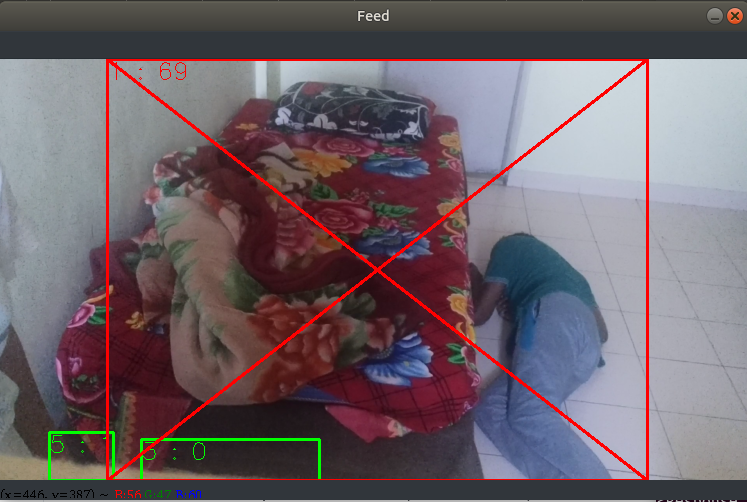
#> input picture images/fall.png, 747 x 502 px, given in place of queda.mp4, which was not available
$ python new.py
#> lines starting #> are read from the running program, lines starting #| are printed output that depends on the picture; after the words box and inside, x2 and y2 are one past the last pixel; in counts of white or black regions, pixels touching at a corner belong together; pictures that were not available may be replaced by others from this repository, and a replacement may not be noted
#Based on Zed code - Person Fall detection using raspberry pi camera and opencv lib. Link: https://www.youtube.com/watch?v=eXMYZedp0Uo

import cv2
import time

fitToEllipse = False
cap = cv2.VideoCapture('queda.mp4')
time.sleep(2)

fgbg = cv2.createBackgroundSubtractorMOG2()
j = 0

while(1):
    ret, frame = cap.read()
#> frame is the input picture: shape (502, 747, 3); mean B, G, R 105.3, 98.6, 111.2

    #Convert each frame to gray scale and subtract the background
    try:
        gray = cv2.cvtColor(frame, cv2.COLOR_BGR2GRAY)
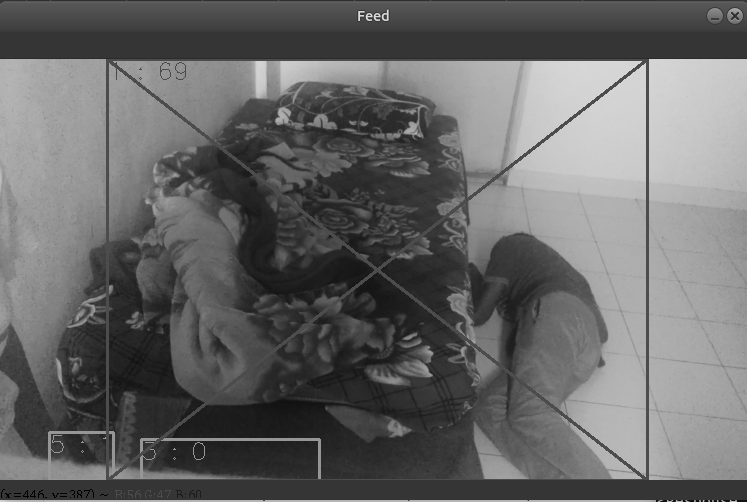
#> gray: shape (502, 747); min 0, max 219, mean 103.1
        fgmask = fgbg.apply(gray)
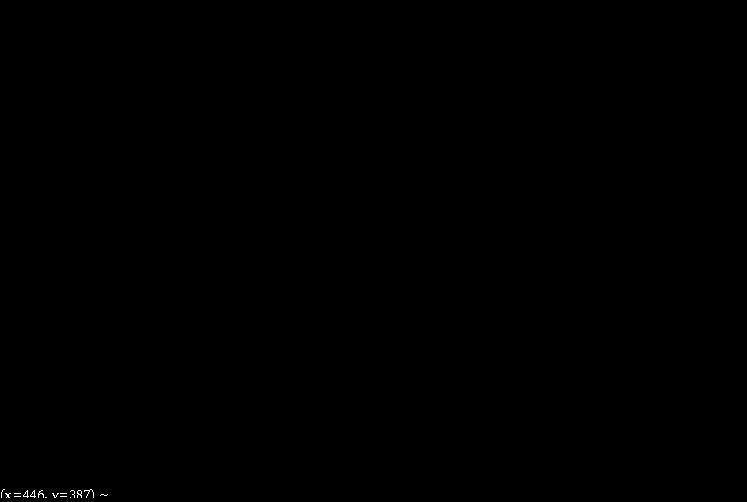
#> fgmask: shape (502, 747); values 127 (black) and 255 (white), 0.05% white in thin lines or dots, all inside (x1, y1, x2, y2) = (1, 489, 108, 498)

        #Find contours
        contours, _ = cv2.findContours(fgmask, cv2.RETR_TREE, cv2.CHAIN_APPROX_SIMPLE)
#> contours = [[[0, 0], [0, 501], [746, 501], [746, 0]]]

        if contours:

            # List to hold all areas
            areas = []

            for contour in contours:
                ar = cv2.contourArea(contour)
                areas.append(ar)
#> this loop made 1 pass
#> (contour, ar) on pass 1: ([[0, 0], [0, 501], [746, 501], [746, 0]], 373746)
#> after the loop, areas = [373746]

            max_area = max(areas, default = 0)  # Take contour with maximum area
#> max_area = 373746

            max_area_index = areas.index(max_area)  # Index of contour with maximum area
#> max_area_index = 0

            cnt = contours[max_area_index]  # Contour with max_area_index
#> cnt = [[0, 0], [0, 501], [746, 501], [746, 0]]

            M = cv2.moments(cnt)
#> M = moments, m00 373746, centre m10/m00, m01/m00 = (373, 250.5)

            x, y, w, h = cv2.boundingRect(cnt)
#> x = 0; y = 0; w = 747; h = 502

            cv2.drawContours(fgmask, [cnt], 0, (255,255,255), 3, maxLevel = 0)
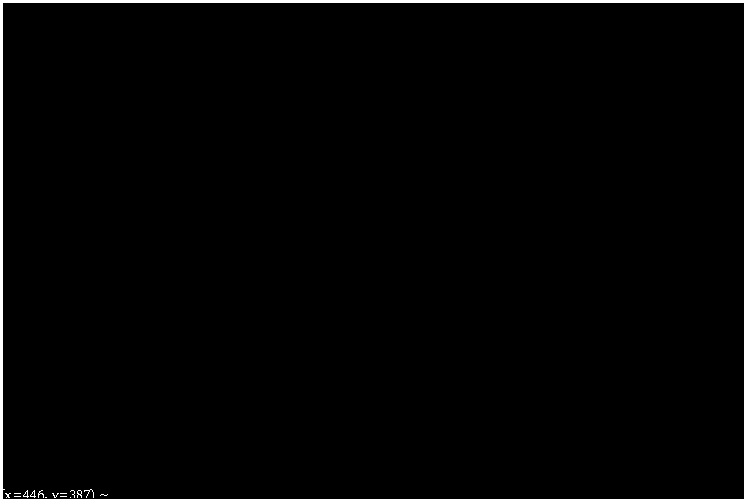
#> fgmask: shape (502, 747); values 127 (black) and 255 (white), 2% white; 16 white regions (13 under 20 px), largest, box (x1, y1, x2, y2) and area: (0, 0, 747, 502) 7460, (84, 489, 94, 498) 24, (77, 490, 82, 498) 20

            if h < w:  # If height is less than width
                j += 1

            if j > 10:  # If count is greater than 10 frames
                # print("FALL")
                cv2.putText(fgmask, 'FALL', (x, y), cv2.FONT_HERSHEY_TRIPLEX, 0.5, (255,255,255), 2) # Put the text Fall
                cv2.rectangle(frame,(x,y),(x+w,y+h),(0,0,255),2)

            if h > w:   # If height is greater than width
                j = 0
                cv2.rectangle(frame,(x,y),(x+w,y+h),(0,255,0),2)   # Creating a rectangle


            cv2.imshow('video', frame)  # Showing the video frame

            if cv2.waitKey(33) == 27: # Exit the video ()
#> (key Esc is pressed here)
                break
    except Exception as e:
        break
cv2.destroyAllWindows()  # Destroy all windows
